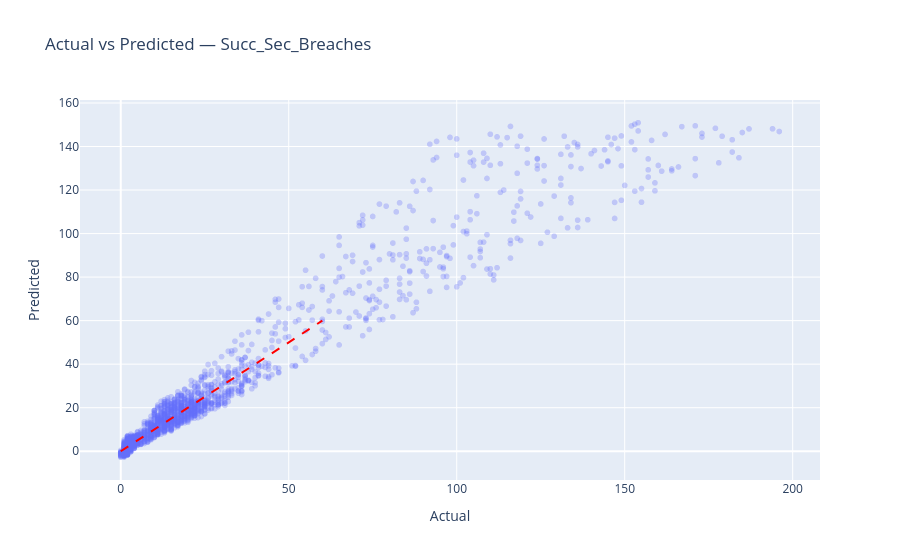

Notebook cell for this chart:
### Markdown cell above
### 9e — Evaluation — Multiple Linear Regression

### Code cell
import plotly.express as px
import pandas as pd

plot_df = pd.DataFrame({"Actual": security_df_test_labels, "Predicted": security_df_test_labels_predicted})

fig = px.scatter(plot_df, x="Actual", y="Predicted", opacity=0.3,
                 title="Actual vs Predicted — Succ_Sec_Breaches")

fig.add_shape(type="line", x0=0, y0=0, x1=60, y1=60,
              line=dict(color="red", dash="dash"))

fig.show()

### Figure 1 — Plotly figure (JSON) as saved in the notebook; plotly's stock layout.template omitted (floating-point values rounded to 4 significant figures; data arrays with more than 128 entries replaced by an {"elided": "..."} marker saying what was removed)
{"data": [{"hovertemplate": "Actual=%{x}<br>Predicted=%{y}<extra></extra>", "legendgroup": "", "marker": {"color": "#636efa", "opacity": 0.3, "symbol": "circle"}, "mode": "markers", "name": "", "showlegend": false, "type": "scattergl", "x": {"elided": "2000 int values"}, "xaxis": "x", "y": {"elided": "2000 float values"}, "yaxis": "y"}], "layout": {"legend": {"tracegroupgap": 0}, "shapes": [{"line": {"color": "red", "dash": "dash"}, "type": "line", "x0": 0, "x1": 60, "y0": 0, "y1": 60}], "title": {"text": "Actual vs Predicted — Succ_Sec_Breaches"}, "xaxis": {"anchor": "y", "domain": [0, 1], "title": {"text": "Actual"}}, "yaxis": {"anchor": "x", "domain": [0, 1], "title": {"text": "Predicted"}}}}
